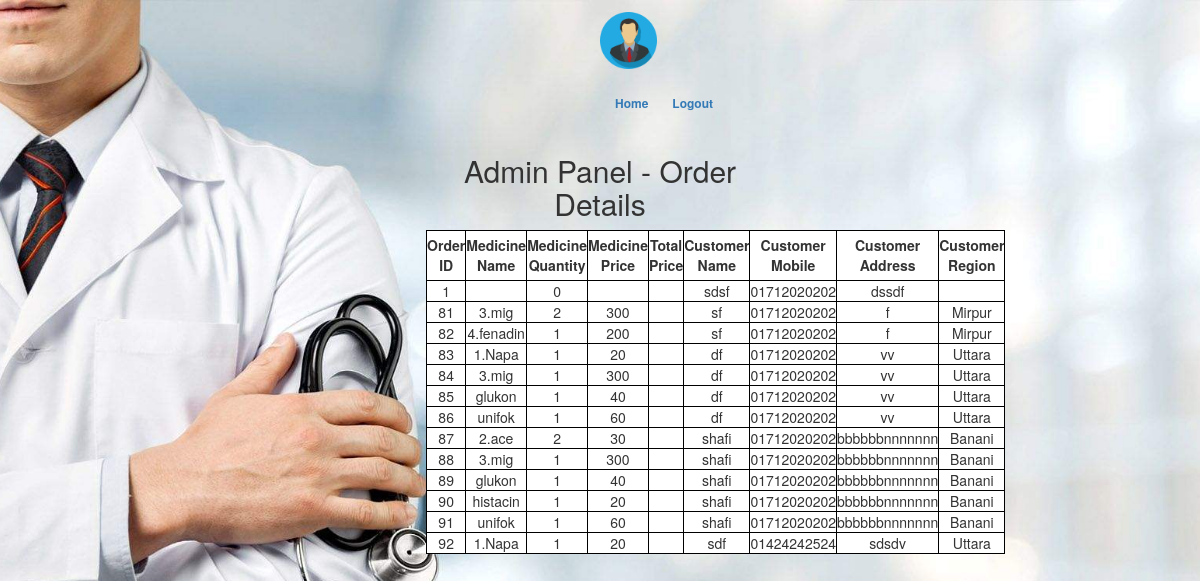
Page /adod.php on the committed database.
### tables this page shows
CREATE TABLE `medicineorder` (
  `orderId` int(11) NOT NULL,
  `medicinename` varchar(50) NOT NULL,
  `medquantity` int(11) NOT NULL,
  `medprice` varchar(50) NOT NULL,
  `totalprice` varchar(50) NOT NULL,
  `ordercusname` varchar(50) NOT NULL,
  `orderphone` varchar(15) NOT NULL,
  `orderaddress` varchar(50) NOT NULL,
  `orderregion` varchar(50) NOT NULL
);

### adod.php (the view, shortened to what this page needs)
<!DOCTYPE html>
 <html class="no-js">
<html lang="en-US">
<head>
	<link rel="stylesheet" type="text/css" href="css/font-awesome.min.css" media="all" />
	<link rel="stylesheet" type="text/css" href="css/normalize.css" media="all" />
	<link rel="stylesheet" type="text/css" href="css/bootstrap.css" media="all" />
	<link rel="stylesheet" type="text/css" href="style.css" media="all" />
</head>
<body class="login">
	<div class="header-area">
		<div class="header-top">
			<div class="container">
                <a href="#"><img src="img/admin.png" style="max-height: 5%;max-width: 5%;margin-left: 50%;opacity:1.0;"></a>
				<div class="menu col-md-5" style="margin-left: 20%;margin-top: 2%">
					<ul class="list-unstyled list-inline pull-right">
						<li><a href="adminhome.php">Home</a></li>
						<li><a href="logout.php">Logout</a></li>
					</ul>
				</div>
			</div>
		</div>
	</div>
	<div class="main-area">
		<div class="login">
			<form class="col-md-4 col-sm-offset-4 text-center">
            <h2>Admin Panel - Order Details</h2>
			  <table style="background:white;border:1px solid black;" class="text-center">
                <thead>
                    <tr style="padding-left: 10px;">
                        <th style="border:1px solid black">Order ID</th>
                        <th style="border:1px solid black">Medicine Name</th>
                        <th style="border:1px solid black">Medicine Quantity</th>
                        <th style="border:1px solid black">Medicine Price</th>
                        <th style="border:1px solid black">Total Price</th>
                        <th style="border:1px solid black">Customer Name</th>
                        <th style="border:1px solid black">Customer Mobile</th>
                        <th style="border:1px solid black">Customer Address</th>
                        <th style="border:1px solid black">Customer Region</th>
                    </tr>
                </thead>
                <tbody>
                    <?php
                    $con=mysqli_connect("localhost","root","");
                    mysqli_select_db($con,'medicineguide');
                        $resul = mysqli_query($con,"SELECT * FROM medicineorder;") or die("Failed to fetch".mysql_error());
                    while( $row = mysqli_fetch_assoc( $resul) ){
                                    echo "<tr><td>{$row['orderId']}</td><td>{$row['medicinename']}</td><td>{$row['medquantity']}</td><td>{$row['medprice']}</td><td>{$row['totalprice']}</td><td>{$row['ordercusname']}</td><td>{$row['orderphone']}</td><td>{$row['orderaddress']}</td><td>{$row['orderregion']}</td></tr>\n";
                                        }
                    ?>
                  </tbody>
                </table>
			</form>
			<br>
        </div>
        </div>
</body>
</html>

### style.css (style rules this page uses)
.header-top { padding: 1%; }
.menu { margin-left: 150px; }
.menu a { text-decoration: none; font-weight: bold; margin-left: 10px; }
.login { background: url(images/13.jpg) no-repeat center center fixed; -webkit-background-size: cover; -moz-background-size: cover; -o-background-size: cover; background-size: cover; }
.login a { font-size: 12px; line-height: 0; }
table, td, th { border: 1px solid black; text-align: center; }
table { border-collapse: collapse; width: 90%; margin-left: 3%; }
th { height: 50px; text-align: center; }

### adod.php (style rules this page uses)
html { background: url(images/13.jpg) no-repeat center center fixed; -webkit-background-size: cover; -moz-background-size: cover; -o-background-size: cover; background-size: cover; }

### rows in the picture
medicineorder: orderId "1", medquantity "0", ordercusname "sdsf", orderphone "01712020202", orderaddress "dssdf"
medicineorder: orderId "81", medicinename "3.mig", medquantity "2", medprice "300", ordercusname "sf", orderphone "01712020202", orderaddress "f", orderregion "Mirpur"
medicineorder: orderId "82", medicinename "4.fenadin", medquantity "1", medprice "200", ordercusname "sf", orderphone "01712020202", orderaddress "f", orderregion "Mirpur"
medicineorder: orderId "83", medicinename "1.Napa", medquantity "1", medprice "20", ordercusname "df", orderphone "01712020202", orderaddress "vv", orderregion "Uttara"
medicineorder: orderId "84", medicinename "3.mig", medquantity "1", medprice "300", ordercusname "df", orderphone "01712020202", orderaddress "vv", orderregion "Uttara"
medicineorder: orderId "85", medicinename "glukon", medquantity "1", medprice "40", ordercusname "df", orderphone "01712020202", orderaddress "vv", orderregion "Uttara"
medicineorder: orderId "86", medicinename "unifok", medquantity "1", medprice "60", ordercusname "df", orderphone "01712020202", orderaddress "vv", orderregion "Uttara"
medicineorder: orderId "87", medicinename "2.ace", medquantity "2", medprice "30", ordercusname "shafi", orderphone "01712020202", orderaddress "bbbbbbnnnnnnn", orderregion "Banani"
medicineorder: orderId "88", medicinename "3.mig", medquantity "1", medprice "300", ordercusname "shafi", orderphone "01712020202", orderaddress "bbbbbbnnnnnnn", orderregion "Banani"
medicineorder: orderId "89", medicinename "glukon", medquantity "1", medprice "40", ordercusname "shafi", orderphone "01712020202", orderaddress "bbbbbbnnnnnnn", orderregion "Banani"
medicineorder: orderId "90", medicinename "histacin", medquantity "1", medprice "20", ordercusname "shafi", orderphone "01712020202", orderaddress "bbbbbbnnnnnnn", orderregion "Banani"
medicineorder: orderId "91", medicinename "unifok", medquantity "1", medprice "60", ordercusname "shafi", orderphone "01712020202", orderaddress "bbbbbbnnnnnnn", orderregion "Banani"
medicineorder: orderId "92", medicinename "1.Napa", medquantity "1", medprice "20", ordercusname "sdf", orderphone "01424242524", orderaddress "sdsdv", orderregion "Uttara"
